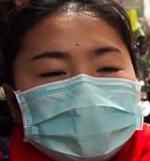
#> input picture data/face-mask/test/mask/4.jpg, 150 x 161 px, found by its file name
$ python image_processing.py   (older library calls are emulated)
#> lines starting #> are read from the running program, lines starting #| are printed output that depends on the picture
# -*-coding: utf-8 -*-
"""
    @Project: IntelligentManufacture
    @File   : image_processing.py
    @Author : panjq
    @E-mail : pan_jinquan@163.com
    @Date   : 2019-02-14 15:34:50
"""

import os
import copy
import re
import cv2
import numpy as np
import matplotlib.pyplot as plt
import requests
import matplotlib
import base64
import PIL.Image as Image


def get_color_map(nums=25):
    colors = [
        "#FF0000", "#0000FF", "#00FF00", "#FFFF00", "#FF00FF",
        "#FF7F50", "#FF8000", "#FF9912", "#DAA569", "#FF6100",
        "#872657", "#3D59AB", "#03A89E", "#33A1C9", "#00C78C",
        "#B0171F", "#385E0F", "#00C957", "#6B8E23", "#2E8B57",
        "#A020F0", "#8A2BE2", "#A066D3", "#DA70D6", "#DDA0DD"]
    colors = colors * int(np.ceil(nums / len(colors)))
    return colors


def get_color(id):
    color = convert_color_map(COLOR_MAP[id])
    return color


def set_class_set(class_set=set()):
    global CLASS_SET
    CLASS_SET = class_set


COLOR_MAP = get_color_map(200)
CLASS_SET = set()

cmap = plt.get_cmap('rainbow')


# [98 lines left out: functions get_colors, convert_color_map, points_protection, bboxes_protection, tensor2image, get_image_tensor and 1 more, not called in this run]


def transpose(data):
    data = data.transpose(2, 0, 1)  # HWC->CHW
    return data


# [59 lines left out: functions untranspose, pointPolygonTest, show_batch_image, show_image, not called in this run]


def cv_show_image(title, image, type='rgb', waitKey=0):
    '''
    调用OpenCV显示RGB图片
    :param title: 图像标题
    :param image: 输入RGB图像
    :param type:'rgb' or 'bgr'
    :return:
    '''
    img = copy.copy(image)
    channels = img.shape[-1]
    if channels == 3 and type == 'rgb':
        img = cv2.cvtColor(img, cv2.COLOR_RGB2BGR)  # 将BGR转为RGB
    if title:
        # cv2.namedWindow(title, flags=cv2.WINDOW_AUTOSIZE)
        cv2.namedWindow(title, flags=cv2.WINDOW_NORMAL)
        cv2.imshow(title, img)
        cv2.waitKey(waitKey)


# [94 lines left out: functions image_fliplr, get_prewhiten_image, image_normalization, data_normalization, cv_image_normalization, get_prewhiten_images, not called in this run]


def read_image(filename, resize_height=None, resize_width=None, normalization=False, colorSpace='RGB'):
    '''
    读取图片数据,默认返回的是uint8,[0,255]
    :param filename:
    :param resize_height:
    :param resize_width:
    :param normalization:是否归一化到[0.,1.0]
    :param colorSpace 输出格式：RGB or BGR
    :return: 返回的图片数据
    '''
#> called with filename = '4.jpg', normalization = False, colorSpace = 'RGB'

    bgr_image = cv2.imread(filename)
#> bgr_image is the input picture: shape (161, 150, 3); mean B, G, R 81.6, 88.3, 105.3
    # bgr_image = cv2.imread(filename,cv2.IMREAD_IGNORE_ORIENTATION|cv2.IMREAD_UNCHANGED)
    if bgr_image is None:
        print("Warning: no image:{}".format(filename))
        return None
    if len(bgr_image.shape) == 2:  # 若是灰度图则转为三通道
        print("Warning:gray image", filename)
        bgr_image = cv2.cvtColor(bgr_image, cv2.COLOR_GRAY2BGR)

    if colorSpace == 'RGB':
        image = cv2.cvtColor(bgr_image, cv2.COLOR_BGR2RGB)  # 将BGR转为RGB
    elif colorSpace == "BGR":
        image = bgr_image
    else:
        exit(0)
    # show_image(filename,image)
    # image=Image.open(filename)
    image = resize_image(image, resize_height, resize_width)
    image = np.asanyarray(image)
    if normalization:
        image = image_normalization(image)
    # show_image("src resize image",image)
    return image


# [196 lines left out: functions read_image_pil, read_image_gbk, requests_url, read_images_url, read_image_batch, fast_read_image_roi, not called in this run]


def resize_image(image, resize_height=None, resize_width=None):
    '''
    tf.image.resize_images(images,size),images=[batch, height, width, channels],size=(new_height, new_width)
    cv2.resize(image, dsize=(resize_width, resize_height)),与image.shape相反
    images[50,10]与image.shape的原理相同，它表示的是image=(y=50,x=10)
    :param image:
    :param resize_height:
    :param resize_width:
    :return:
    '''
    image_shape = np.shape(image)
#> image_shape = (161, 150, 3)
    height = image_shape[0]
#> height = 161
    width = image_shape[1]
#> width = 150
#> after the loop in draw_image_boxes, `for box in boxes_list:`:
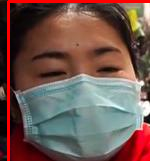
#> bgr_image: shape (161, 150, 3); mean R, G, B 112.9, 86.9, 80.3
    if (resize_height is None) and (resize_width is None):  # 错误写法：resize_height and resize_width is None
        return image
    if resize_height is None:
        resize_height = int(height * resize_width / width)
    elif resize_width is None:
        resize_width = int(width * resize_height / height)
    image = cv2.resize(image, dsize=(resize_width, resize_height))
    return image


def resize_image_bboxes(image, resize_height=None, resize_width=None, bboxes=None):
    """
    :param image:
    :param resize_height:
    :param resize_width:
    :param bboxes:
    :return:
    """
#> called with resize_width = 200, bboxes = array of shape (2, 4)
    height, width, _ = image.shape
#> height = 161; width = 150
    if (resize_height is None) and (resize_width is None):  # 错误写法：resize_height and resize_width is None
        return image, bboxes
    if resize_height is None:
        scale = [resize_width / width, resize_width / width]
#> scale = [1.33, 1.33]
        resize_height = int(height * resize_width / width)
#> resize_height = 214
    elif resize_width is None:
        scale = [resize_height / height, resize_height / height]
        resize_width = int(width * resize_height / height)
    else:
        scale = [resize_width / width, resize_height / height]
    bboxes = scale * 2 * bboxes
    image = cv2.resize(image, dsize=(resize_width, resize_height))
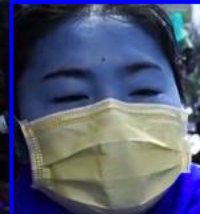
#> image: shape (214, 200, 3); mean of channels 0, 1, 2 112.8, 86.8, 80.2; drawn as B, G, R
    return image, bboxes


# [187 lines left out: functions scale_image, get_rect_image, get_rects_image, get_bboxes_image, bboxes2rects, rects2bboxes and 7 more, not called in this run]


def draw_image_boxes(bgr_image, boxes_list, color=(0, 0, 255), thickness=2):
    for box in boxes_list:
        x1, y1, x2, y2 = box
        point1 = (int(x1), int(y1))
        point2 = (int(x2), int(y2))
        cv2.rectangle(bgr_image, point1, point2, color, thickness=thickness)
    return bgr_image


# [10 lines left out: function show_image_rects, not called in this run]


def show_image_boxes(win_name, image, boxes_list, color=(0, 0, 255), waitKey=0):
    '''
    :param win_name:
    :param image:
    :param boxes_list:[[ x1, y1, x2, y2],[ x1, y1, x2, y2]]
    :return:
    '''
    image = draw_image_boxes(image, boxes_list, color)
    cv_show_image(win_name, image, waitKey=waitKey)
    return image


# [1019 lines left out: functions draw_image_bboxes_text, show_image_bboxes_text, draw_image_rects_text, show_image_rects_text, draw_image_detection_rects, show_image_detection_rects and 50 more, not called in this run]


class EventCv():
    def __init__(self):
        self.image = None

    def update_image(self, image):
        self.image = image

    def callback_print_image(self, event, x, y, flags, param):
        if event == cv2.EVENT_LBUTTONDOWN:
            print("(x,y)=({},{}),data={}".format(x, y, self.image[y][x]))

    # [82 lines left out: functions add_mouse_event, get_video_capture, get_image_block, get_video_info, get_video_writer, not called in this run]


class CVVideo():
    def __init__(self):
        pass

    # [26 lines left out: function start_capture, not called in this run]

    def write_video(self, frame):
        self.video_writer.write(frame)

    # [6 lines left out: function task, not called in this run]


if __name__ == "__main__":
    from utils import image_utils

    input_size = [800, 800]
    image_path = "4.jpg"
    src_boxes = [[8.20251, 1, 242.2412, 699.2236],
                 [201.14865, 204.18265, 468.605, 696.36163]]
    src_boxes = np.asarray(src_boxes)
    image = read_image(image_path)
    image = show_image_boxes("Det", image, src_boxes, color=(255, 0, 0), waitKey=3)

    image1, boxes1 = resize_image_bboxes(image, resize_width=200, resize_height=None, bboxes=src_boxes)
#> boxes1 = [[10.94, 1.33, 323, 932.3], [268.2, 272.2, 624.8, 928.5]]
    show_image_boxes("image1", image1, boxes1)
#> call 2 of draw_image_boxes, with boxes_list = array of shape (2, 4), color = (0, 0, 255), thickness = 2
#> the loop in draw_image_boxes (call 2), `for box in boxes_list:` made 2 passes
#> (x1, y1, x2, y2, point1, point2) on passes 1 to 2: (10.94, 1.33, 323, 932.3, (10, 1), (322, 932)), (268.2, 272.2, 624.8, 928.5, (268, 272), (624, 928))
#> after the loop in draw_image_boxes (call 2), `for box in boxes_list:`:
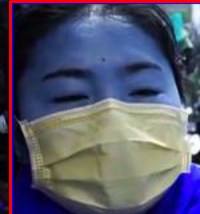
#> bgr_image: shape (214, 200, 3); mean of channels 0, 1, 2 106.1, 86.8, 87.3; drawn as B, G, R
